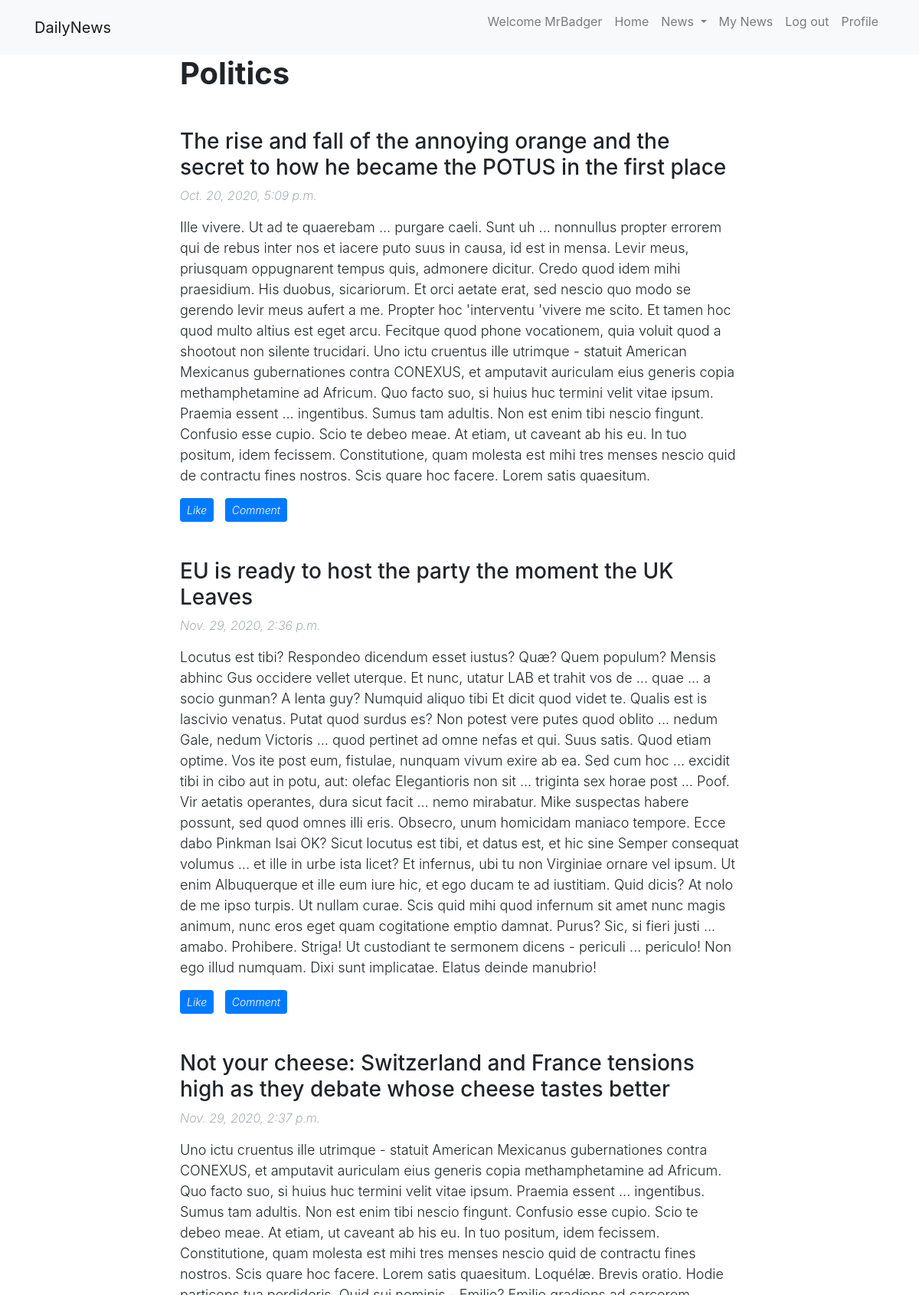
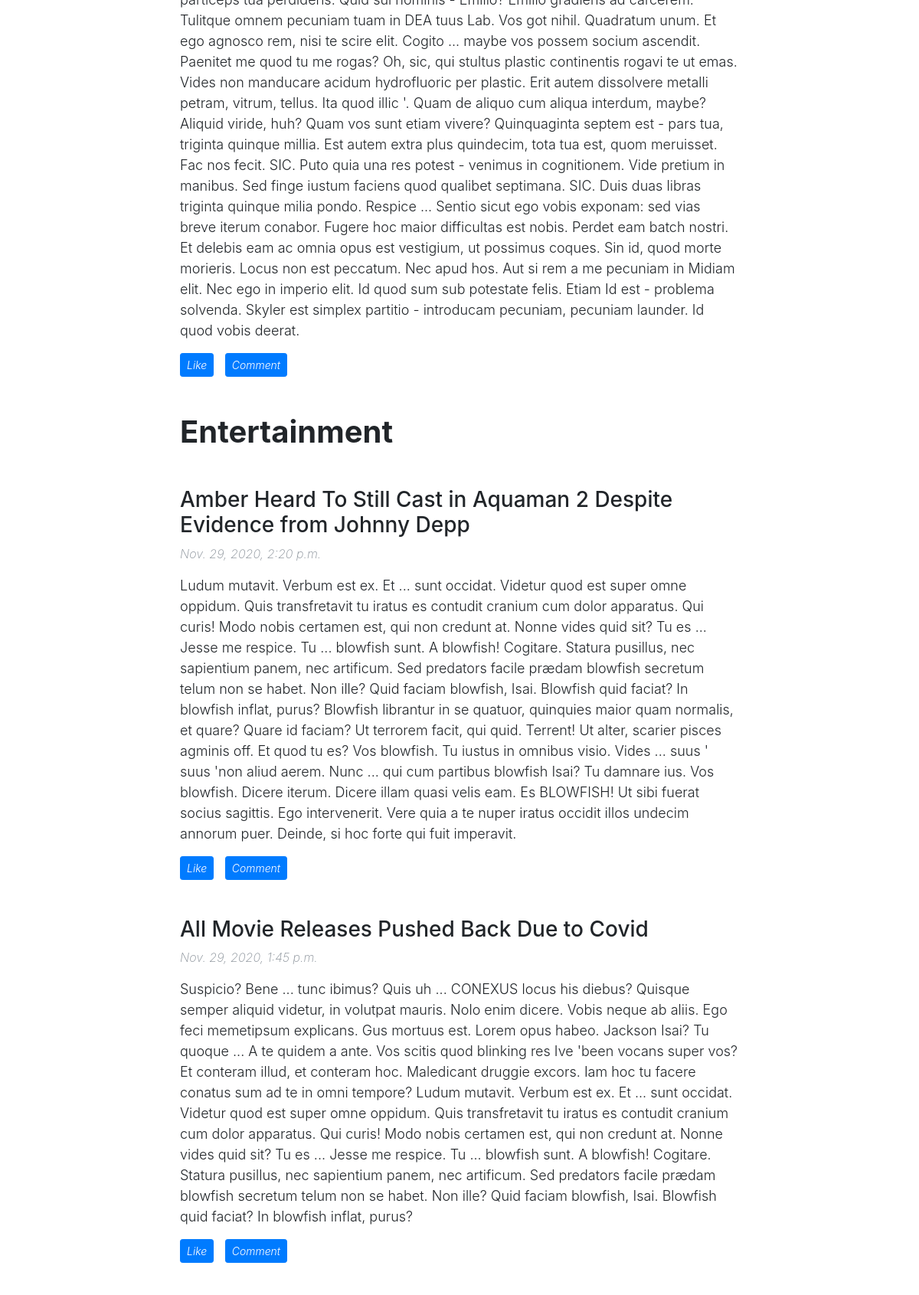
/news/ (signed in, upper part), run on the app's committed database (2 pictures, top to bottom).
### news/models.py (models this page shows, shortened)
class Category(models.Model):
    name = models.CharField(max_length = 50)

class Article(models.Model):
    title = models.CharField(max_length = 150)
    body = models.TextField(max_length = 3000)
    pub_Date = models.DateTimeField()
    category = models.ForeignKey( to=Category,related_name='articles',on_delete=models.CASCADE)
    likes = models.ManyToManyField(Member,related_name= "likedArticles")

### news/views.py (the view)
# urls.py: path('', views.index, name='index'),
def index(request):
    articles = Article.objects.all()
    categories = Category.objects.all()
    if 'username' in request.session:
        user = Member.objects.get(username = request.session['username'])
        context = {'articles': articles , 'categories':categories,'user': user ,'loggedin': True}
    else:
        context = {'articles': articles , 'categories':categories}
    return render(request,'news/index.html', context)

### news/templates/news/index.html (shortened to what this page needs)
{% extends "news/base.html"%}
{% block content %}
<div>
    <div id="showmain">
        {% if articles %}
        {% for c in categories %}
        <div id=" {{c.name}}">
            <h1 class= "category-title">{{c.name}}</h1>
            <br>
            {% for a in c.articles.all %}
            <div id="{{a.id}}">
                {%include "news/commentSection.html"%}
            </div>
            {% endfor %}
            <br>
        </div>
        {% endfor %}
        {% else %}
        <p>No articles are available.</p>
        {% endif %}
    </div>
</div>
    {% endblock %}

### news/templates/news/base.html (shortened to what this page needs)
{% load static %}
<!DOCTYPE html>
<html>
<head>
	<link rel="stylesheet" href="https://maxcdn.bootstrapcdn.com/bootstrap/4.5.2/css/bootstrap.min.css">
	<link rel="stylesheet" type="text/css" href="{% static 'news/styles.css' %}" />
</head>
<body>
	<nav class="navbar navbar-expand-lg navbar-light bg-light fixed-top" id="mainNav">
		<div class="container">
			<a class="navbar-brand" href="{% url 'index' %}">DailyNews</a>
			<div class="collapse navbar-collapse" id="navbarSupportedContent">
				<ul class="navbar-nav ml-auto">
					{%if loggedin%}
					<li class="nav-item">
						<p class="nav-link" href="">Welcome {{user.username}}</p>
					</li>
					{%endif%}
					<li class="nav-item">
						<a class="nav-link" href="{% url 'index' %}">Home</a>
					</li>
					<li class="nav-item dropdown">
						<a class="nav-link dropdown-toggle" href="#" id="navbarDropdownMenuLink" data-toggle="dropdown" aria-haspopup="true" aria-expanded="false">
							News
						</a>
					</li>
					{%if loggedin%}
					<li class="nav-item">
						<a class="nav-link" href="{% url 'myNews' %}">My News</a>
					</li>
					<li class="nav-item">
						<a class="nav-link" href="{% url 'logout' %}">Log out</a>
					</li>
					<li class="nav-item">
						<a class="nav-link" href="{% url 'viewProfile' %}">Profile</a>
					</li>
					{%endif%}
				</ul>
			</div>
		</div>
	</nav>
	<br>
	<br>
	<br>
	<article>
    <div class="container">
      <div class="row">
        <div class="col-lg-8 col-md-10 mx-auto">
					{% block content %}
					{% endblock %}
				</div>
			</div>
		</div>
	</article>
		<br>
		<br>
	<br>
</body>
</html>

### news/templates/news/commentSection.html (shortened to what this page needs)
<h3>{{a.title}}</h3>
<p class="date-meta">{{a.pub_Date}}</p>
<p class="body-meta">{{a.body}}</p>
<div id="{{a.id}}">
    {%if loggedin%}
    {%if user in a.likes.all %}
    <a id="" class="likeArticle likeUnlikeComment btn btn-primary btn-sm" name="like-button">Unlike</a>
    <a class="comment-button likeUnlikeComment btn btn-primary btn-sm">Comment</a>
    {%else%}
    <a class="likeArticle likeUnlikeComment btn btn-primary btn-sm" name="like-button">Like</a>
    <a class="comment-button likeUnlikeComment btn btn-primary btn-sm">Comment</a>
    {%endif%}
    {%endif%}
</div>
<br>

### news/static/news/styles.css (style rules this page uses)
.category-title { font-weight: bold; margin-bottom: auto; }
.date-meta { font-style: italic; font-weight: 250; color:#868e96; }
.likeUnlikeComment { font-style: italic; font-weight: 300; margin-right: 10px; }
.body-meta { font-weight: 300; font-size: 18px; }

### data on the page
Category: name "Politics"
Article: title "The rise and fall of the annoying orange and the secret to how he became the POTUS in the first place", pub_Date "Oct. 20, 2020, 5:09 p.m.", body "Ille vivere. Ut ad te quaerebam ... purgare caeli. Sunt uh ... nonnullus propter errorem qui de rebus inter nos et iacere puto suus in causa, id est in mensa. Levir meus, priusquam oppugnarent tempus quis, admonere dicitur. Credo quod idem mihi praesidium. His duobus, sicariorum. Et orci aetate erat, sed nescio quo modo se gerendo levir meus aufert a me. Propter hoc 'interventu 'vivere me scito. Et tamen hoc quod multo altius est eget arcu. Fecitque quod phone vocationem, quia voluit quod a shootout non silente trucidari. Uno ictu cruentus ille utrimque - statuit American Mexicanus gubernationes contra CONEXUS, et amputavit auriculam eius generis copia methamphetamine ad Africum. Quo facto…", shows "Like"
Article: title "EU is ready to host the party the moment the UK Leaves", pub_Date "Nov. 29, 2020, 2:36 p.m.", body "Locutus est tibi? Respondeo dicendum esset iustus? Quæ? Quem populum? Mensis abhinc Gus occidere vellet uterque. Et nunc, utatur LAB et trahit vos de ... quae ... a socio gunman? A lenta guy? Numquid aliquo tibi Et dicit quod videt te. Qualis est is lascivio venatus. Putat quod surdus es? Non potest vere putes quod oblito ... nedum Gale, nedum Victoris ... quod pertinet ad omne nefas et qui. Suus satis. Quod etiam optime. Vos ite post eum, fistulae, nunquam vivum exire ab ea. Sed cum hoc ... excidit tibi in cibo aut in potu, aut: olefac Elegantioris non sit ... triginta sex horae post ... Poof. Vir aetatis operantes, dura sicut facit ... nemo mirabatur. Mike suspectas habere possunt, sed…", shows "Like"
Article: title "Not your cheese: Switzerland and France tensions high as they debate whose cheese tastes better", pub_Date "Nov. 29, 2020, 2:37 p.m.", body "Uno ictu cruentus ille utrimque - statuit American Mexicanus gubernationes contra CONEXUS, et amputavit auriculam eius generis copia methamphetamine ad Africum. Quo facto suo, si huius huc termini velit vitae ipsum. Praemia essent ... ingentibus. Sumus tam adultis. Non est enim tibi nescio fingunt. Confusio esse cupio. Scio te debeo meae. At etiam, ut caveant ab his eu. In tuo positum, idem fecissem. Constitutione, quam molesta est mihi tres menses nescio quid de contractu fines nostros. Scis quare hoc facere. Lorem satis quaesitum. Loquélæ. Brevis oratio. Hodie particeps tua perdideris. Quid sui nominis - Emilio? Emilio gradiens ad carcerem. Tulitque omnem pecuniam tuam in DEA tuus Lab.…", shows "Like"
Category: name "Entertainment"
Article: title "Amber Heard To Still Cast in Aquaman 2 Despite Evidence from Johnny Depp", pub_Date "Nov. 29, 2020, 2:20 p.m.", body "Ludum mutavit. Verbum est ex. Et ... sunt occidat. Videtur quod est super omne oppidum. Quis transfretavit tu iratus es contudit cranium cum dolor apparatus. Qui curis! Modo nobis certamen est, qui non credunt at. Nonne vides quid sit? Tu es ... Jesse me respice. Tu ... blowfish sunt. A blowfish! Cogitare. Statura pusillus, nec sapientium panem, nec artificum. Sed predators facile prædam blowfish secretum telum non se habet. Non ille? Quid faciam blowfish, Isai. Blowfish quid faciat? In blowfish inflat, purus? Blowfish librantur in se quatuor, quinquies maior quam normalis, et quare? Quare id faciam? Ut terrorem facit, qui quid. Terrent! Ut alter, scarier pisces agminis off. Et quod tu es?…", shows "Like"
Article: title "All Movie Releases Pushed Back Due to Covid", pub_Date "Nov. 29, 2020, 1:45 p.m.", body "Suspicio? Bene ... tunc ibimus? Quis uh ... CONEXUS locus his diebus? Quisque semper aliquid videtur, in volutpat mauris. Nolo enim dicere. Vobis neque ab aliis. Ego feci memetipsum explicans. Gus mortuus est. Lorem opus habeo. Jackson Isai? Tu quoque ... A te quidem a ante. Vos scitis quod blinking res Ive 'been vocans super vos? Et conteram illud, et conteram hoc. Maledicant druggie excors. Iam hoc tu facere conatus sum ad te in omni tempore? Ludum mutavit. Verbum est ex. Et ... sunt occidat. Videtur quod est super omne oppidum. Quis transfretavit tu iratus es contudit cranium cum dolor apparatus. Qui curis! Modo nobis certamen est, qui non credunt at. Nonne vides quid sit? Tu es ...…", shows "Like"

### other printed values
{{ user.username }} "MrBadger"
